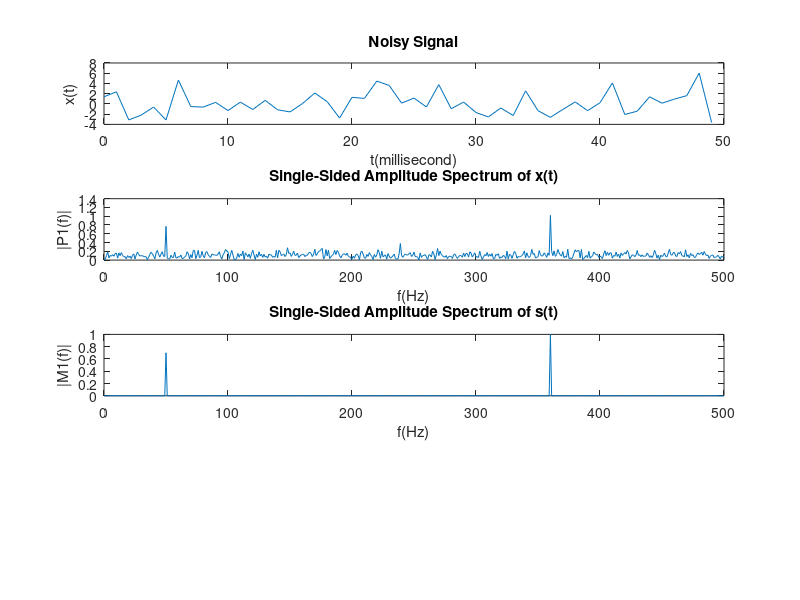

Write the MATLAB code that produced this figure. (Note: this script raises an error after producing the figure.)
clear;
close all;

Fs = 1000; 
T = 1/Fs;
L = 1000;
t = (0: L-1)*T;


St = 0.7*sin(2*pi*50*t) + sin(2*pi*360*t);
Xt = St + 2*randn(size(t));

subplot(4, 1, 1);
plot(1000*t(1:50), Xt(1:50));
title('Noisy Signal');
xlabel('t(millisecond)');
ylabel('x(t)');


Y = fft(Xt);
P2 = abs(Y/L);
P1 = P2(1:L/2+1);
P1(2:end-1) = 2*P1(2:end-1);
f = Fs*(0:(L/2))/L;
subplot(4, 1, 2);
plot(f, P1);
title('Single-Sided Amplitude Spectrum of x(t)');
xlabel('f(Hz)');
ylabel('|P1(f)|');


Y2 = fft(St);
M2 = abs(Y2/L);
M1 = M2(1:L/2+1);
M1(2:end-1) = 2*M1(2:end-1);
f = Fs*(0:(L/2))/L;
subplot(4, 1, 3);
plot(f, M1);
title('Single-Sided Amplitude Spectrum of s(t)');
xlabel('f(Hz)');
ylabel('|M1(f)|');

Filtered_Signal = filter(Filter_Response, Xt);
Y3 = fft(Filtered_Signal);
G2 = abs(Y3/L);
G1 = G2(1:L/2+1);
G1(2:end-1) = 2*G1(2:end-1);
f = Fs*(0:(L/2))/L;
subplot(4, 1, 4);
plot(f, G1);
title('Filter Response');